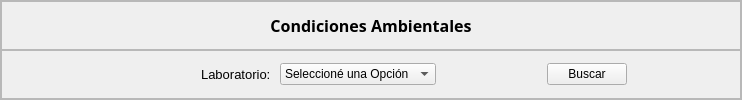
        <widget class="QFrame" name="frame">
         <property name="frameShape">
          <enum>QFrame::StyledPanel</enum>
         </property>
         <property name="frameShadow">
          <enum>QFrame::Raised</enum>
         </property>
         <layout class="QVBoxLayout" name="verticalLayout_3">
          <property name="spacing">
           <number>0</number>
          </property>
          <property name="leftMargin">
           <number>0</number>
          </property>
          <property name="topMargin">
           <number>0</number>
          </property>
          <property name="rightMargin">
           <number>0</number>
          </property>
          <property name="bottomMargin">
           <number>0</number>
          </property>
          <item>
           <widget class="QFrame" name="frame_3">
            <property name="minimumSize">
             <size>
              <width>0</width>
              <height>40</height>
             </size>
            </property>
            <property name="styleSheet">
             <string notr="true"/>
            </property>
            <property name="frameShape">
             <enum>QFrame::StyledPanel</enum>
            </property>
            <property name="frameShadow">
             <enum>QFrame::Raised</enum>
            </property>
            <layout class="QHBoxLayout" name="horizontalLayout_2">
             <property name="spacing">
              <number>0</number>
             </property>
             <property name="leftMargin">
              <number>0</number>
             </property>
             <property name="topMargin">
              <number>0</number>
             </property>
             <property name="rightMargin">
              <number>0</number>
             </property>
             <property name="bottomMargin">
              <number>0</number>
             </property>
             <item>
              <spacer name="horizontalSpacer_2">
               <property name="orientation">
                <enum>Qt::Horizontal</enum>
               </property>
               <property name="sizeHint" stdset="0">
                <size>
                 <width>268</width>
                 <height>20</height>
                </size>
               </property>
              </spacer>
             </item>
             <item>
              <widget class="QLabel" name="titulo2">
               <property name="font">
                <font>
                 <family>12pt Arial </family>
                 <pointsize>12</pointsize>
                 <weight>75</weight>
                 <italic>false</italic>
                 <bold>true</bold>
                </font>
               </property>
               <property name="text">
                <string>Condiciones Ambientales</string>
               </property>
               <property name="alignment">
                <set>Qt::AlignCenter</set>
               </property>
              </widget>
             </item>
             <item>
              <spacer name="horizontalSpacer_3">
               <property name="orientation">
                <enum>Qt::Horizontal</enum>
               </property>
               <property name="sizeHint" stdset="0">
                <size>
                 <width>268</width>
                 <height>20</height>
                </size>
               </property>
              </spacer>
             </item>
            </layout>
           </widget>
          </item>
          <item>
           <widget class="QFrame" name="frame_4">
            <property name="frameShape">
             <enum>QFrame::StyledPanel</enum>
            </property>
            <property name="frameShadow">
             <enum>QFrame::Raised</enum>
            </property>
            <layout class="QHBoxLayout" name="horizontalLayout_3">
             <item>
              <spacer name="horizontalSpacer_4">
               <property name="orientation">
                <enum>Qt::Horizontal</enum>
               </property>
               <property name="sizeHint" stdset="0">
                <size>
                 <width>190</width>
                 <height>20</height>
                </size>
               </property>
              </spacer>
             </item>
             <item>
              <widget class="QLabel" name="laboratorio">
               <property name="font">
                <font>
                 <family>Arial</family>
                 <pointsize>10</pointsize>
                </font>
               </property>
               <property name="text">
                <string>Laboratorio: </string>
               </property>
               <property name="alignment">
                <set>Qt::AlignCenter</set>
               </property>
              </widget>
             </item>
             <item>
              <widget class="QComboBox" name="seleccion_lab">
               <property name="font">
                <font>
                 <family>Arial</family>
                 <pointsize>9</pointsize>
                </font>
               </property>
               <item>
                <property name="text">
                 <string>Seleccioné una Opción</string>
                </property>
               </item>
               <item>
                <property name="text">
                 <string> Humedad</string>
                </property>
               </item>
               <item>
                <property name="text">
                 <string> Presión</string>
                </property>
               </item>
               <item>
                <property name="text">
                 <string> Fuerza y Presión</string>
                </property>
               </item>
               <item>
                <property name="text">
                 <string> Masas Grandes</string>
                </property>
               </item>
               <item>
                <property name="text">
                 <string> Química (Masas)</string>
                </property>
               </item>
              </widget>
             </item>
             <item>
              <spacer name="horizontalSpacer_6">
               <property name="orientation">
                <enum>Qt::Horizontal</enum>
               </property>
               <property name="sizeHint" stdset="0">
                <size>
                 <width>85</width>
                 <height>20</height>
                </size>
               </property>
              </spacer>
             </item>
             <item>
              <widget class="QPushButton" name="bt_buscar">
               <property name="font">
                <font>
                 <family>Arial</family>
                 <pointsize>9</pointsize>
                </font>
               </property>
               <property name="text">
                <string>Buscar</string>
               </property>
               <property name="icon">
                <iconset>
                 <normaloff>icons/search.svg</normaloff>icons/search.svg</iconset>
               </property>
              </widget>
             </item>
             <item>
              <spacer name="horizontalSpacer_5">
               <property name="orientation">
                <enum>Qt::Horizontal</enum>
               </property>
               <property name="sizeHint" stdset="0">
                <size>
                 <width>89</width>
                 <height>20</height>
                </size>
               </property>
              </spacer>
             </item>
            </layout>
           </widget>
          </item>
         </layout>
        </widget>
